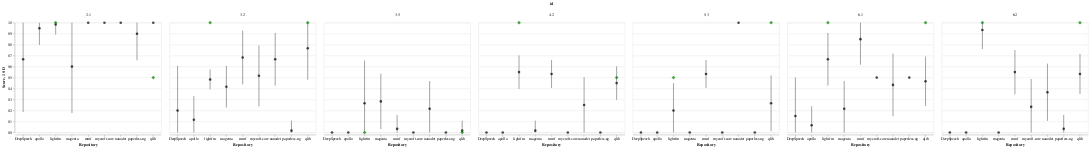

The notebook cell this image was saved under:
### Markdown cell above
Below shows the breakdown of item scores for each repository:  
(NOTE: only `lightfm` and `qlib` have ground truth, in green diamond)

### Code cell
generate_stat_plot(df_repo__stat, ground_truth=ground_truth, facet_col='id')

### Figure 1 — Vega-Lite specification as saved in the notebook (floating-point values rounded to 4 significant figures)
{"config": {"view": {"continuousWidth": 300, "continuousHeight": 300}}, "data": {"name": "data-caf9bb3136627b1b25d838f76432530c"}, "facet": {"column": {"field": "id", "type": "nominal"}}, "spec": {"layer": [{"layer": [{"mark": {"type": "point", "color": "black", "filled": true, "size": 50}, "encoding": {"x": {"axis": {"labelAngle": 0}, "field": "repo", "title": "Repository", "type": "ordinal"}, "y": {"field": "mean", "scale": {"domainMin": 0, "domainMax": 1}, "title": "Score", "type": "quantitative"}}, "transform": [{"calculate": "max(0, datum.mean-datum.std)", "as": "min"}, {"calculate": "min(1, datum.mean+datum.std)", "as": "max"}]}, {"mark": {"type": "errorbar"}, "encoding": {"x": {"field": "repo", "type": "ordinal"}, "y": {"field": "min", "title": "1 SD", "type": "quantitative"}, "y2": {"field": "max"}}, "transform": [{"calculate": "max(0, datum.mean-datum.std)", "as": "min"}, {"calculate": "min(1, datum.mean+datum.std)", "as": "max"}]}, {"mark": {"type": "point", "color": "green", "filled": true, "shape": "diamond", "size": 100}, "encoding": {"x": {"field": "repo", "type": "ordinal"}, "y": {"field": "score", "type": "quantitative"}}}]}], "width": 400}, "columns": 2, "$schema": "https://vega.github.io/schema/vega-lite/v5.17.0.json", "datasets": {"data-caf9bb3136627b1b25d838f76432530c": [{"repo": "DeepSpeech", "id": "2.1", "count": 30.0, "mean": 0.6667, "std": 0.4795, "score": null}, {"repo": "DeepSpeech", "id": "3.2", "count": 30.0, "mean": 0.2, "std": 0.4068, "score": null}, {"repo": "DeepSpeech", "id": "3.5", "count": 30.0, "mean": 0.0, "std": 0.0, "score": null}, {"repo": "DeepSpeech", "id": "4.2", "count": 30.0, "mean": 0.0, "std": 0.0, "score": null}, {"repo": "DeepSpeech", "id": "5.3", "count": 30.0, "mean": 0.0, "std": 0.0, "score": null}, {"repo": "DeepSpeech", "id": "6.1", "count": 30.0, "mean": 0.15, "std": 0.3511, "score": null}, {"repo": "DeepSpeech", "id": "6.2", "count": 30.0, "mean": 0.0, "std": 0.0, "score": null}, {"repo": "apollo", "id": "2.1", "count": 30.0, "mean": 0.95, "std": 0.1526, "score": null}, {"repo": "apollo", "id": "3.2", "count": 30.0, "mean": 0.1167, "std": 0.2151, "score": null}, {"repo": "apollo", "id": "3.5", "count": 30.0, "mean": 0.0, "std": 0.0, "score": null}, {"repo": "apollo", "id": "4.2", "count": 30.0, "mean": 0.0, "std": 0.0, "score": null}, {"repo": "apollo", "id": "5.3", "count": 30.0, "mean": 0.0, "std": 0.0, "score": null}, {"repo": "apollo", "id": "6.1", "count": 30.0, "mean": 0.06667, "std": 0.1729, "score": null}, {"repo": "apollo", "id": "6.2", "count": 30.0, "mean": 0.0, "std": 0.0, "score": null}, {"repo": "lightfm", "id": "2.1", "count": 30.0, "mean": 0.9833, "std": 0.09129, "score": 1.0}, {"repo": "lightfm", "id": "3.2", "count": 30.0, "mean": 0.4833, "std": 0.09129, "score": 1.0}, {"repo": "lightfm", "id": "3.5", "count": 30.0, "mean": 0.2667, "std": 0.388, "score": 0.0}, {"repo": "lightfm", "id": "4.2", "count": 30.0, "mean": 0.55, "std": 0.1526, "score": 1.0}, {"repo": "lightfm", "id": "5.3", "count": 30.0, "mean": 0.2, "std": 0.2491, "score": 0.5}, {"repo": "lightfm", "id": "6.1", "count": 30.0, "mean": 0.6667, "std": 0.2397, "score": 1.0}, {"repo": "lightfm", "id": "6.2", "count": 30.0, "mean": 0.9333, "std": 0.1729, "score": 1.0}, {"repo": "magenta", "id": "2.1", "count": 30.0, "mean": 0.6, "std": 0.4235, "score": null}, {"repo": "magenta", "id": "3.2", "count": 30.0, "mean": 0.4167, "std": 0.1895, "score": null}, {"repo": "magenta", "id": "3.5", "count": 30.0, "mean": 0.2833, "std": 0.252, "score": null}, {"repo": "magenta", "id": "4.2", "count": 30.0, "mean": 0.01667, "std": 0.09129, "score": null}, {"repo": "magenta", "id": "5.3", "count": 30.0, "mean": 0.0, "std": 0.0, "score": null}, {"repo": "magenta", "id": "6.1", "count": 30.0, "mean": 0.2167, "std": 0.252, "score": null}, {"repo": "magenta", "id": "6.2", "count": 30.0, "mean": 0.0, "std": 0.0, "score": null}, {"repo": "mmf", "id": "2.1", "count": 30.0, "mean": 1.0, "std": 0.0, "score": null}, {"repo": "mmf", "id": "3.2", "count": 30.0, "mean": 0.6833, "std": 0.2451, "score": null}, {"repo": "mmf", "id": "3.5", "count": 30.0, "mean": 0.03333, "std": 0.1269, "score": null}, {"repo": "mmf", "id": "4.2", "count": 30.0, "mean": 0.5333, "std": 0.1269, "score": null}, {"repo": "mmf", "id": "5.3", "count": 30.0, "mean": 0.5333, "std": 0.1269, "score": null}, {"repo": "mmf", "id": "6.1", "count": 30.0, "mean": 0.85, "std": 0.233, "score": null}, {"repo": "mmf", "id": "6.2", "count": 30.0, "mean": 0.55, "std": 0.2013, "score": null}, {"repo": "mycroft-core", "id": "2.1", "count": 30.0, "mean": 1.0, "std": 0.0, "score": null}, {"repo": "mycroft-core", "id": "3.2", "count": 30.0, "mean": 0.5167, "std": 0.278, "score": null}, {"repo": "mycroft-core", "id": "3.5", "count": 30.0, "mean": 0.0, "std": 0.0, "score": null}, {"repo": "mycroft-core", "id": "4.2", "count": 30.0, "mean": 0.0, "std": 0.0, "score": null}, {"repo": "mycroft-core", "id": "5.3", "count": 30.0, "mean": 0.0, "std": 0.0, "score": null}, {"repo": "mycroft-core", "id": "6.1", "count": 30.0, "mean": 0.5, "std": 0.0, "score": null}, {"repo": "mycroft-core", "id": "6.2", "count": 30.0, "mean": 0.2333, "std": 0.2537, "score": null}, {"repo": "nanodet", "id": "2.1", "count": 30.0, "mean": 1.0, "std": 0.0, "score": null}, {"repo": "nanodet", "id": "3.2", "count": 30.0, "mean": 0.6667, "std": 0.2397, "score": null}, {"repo": "nanodet", "id": "3.5", "count": 30.0, "mean": 0.2167, "std": 0.252, "score": null}, {"repo": "nanodet", "id": "4.2", "count": 30.0, "mean": 0.25, "std": 0.2543, "score": null}, {"repo": "nanodet", "id": "5.3", "count": 30.0, "mean": 1.0, "std": 0.0, "score": null}, {"repo": "nanodet", "id": "6.1", "count": 30.0, "mean": 0.4333, "std": 0.2857, "score": null}, {"repo": "nanodet", "id": "6.2", "count": 30.0, "mean": 0.3667, "std": 0.2604, "score": null}, {"repo": "paperless-ng", "id": "2.1", "count": 30.0, "mean": 0.9, "std": 0.2421, "score": null}, {"repo": "paperless-ng", "id": "3.2", "count": 30.0, "mean": 0.01667, "std": 0.09129, "score": null}, {"repo": "paperless-ng", "id": "3.5", "count": 30.0, "mean": 0.0, "std": 0.0, "score": null}, {"repo": "paperless-ng", "id": "4.2", "count": 30.0, "mean": 0.0, "std": 0.0, "score": null}, {"repo": "paperless-ng", "id": "5.3", "count": 30.0, "mean": 0.0, "std": 0.0, "score": null}, {"repo": "paperless-ng", "id": "6.1", "count": 30.0, "mean": 0.5, "std": 0.0, "score": null}, {"repo": "paperless-ng", "id": "6.2", "count": 30.0, "mean": 0.03333, "std": 0.1269, "score": null}, {"repo": "qlib", "id": "2.1", "count": 30.0, "mean": 1.0, "std": 0.0, "score": 0.5}, {"repo": "qlib", "id": "3.2", "count": 30.0, "mean": 0.7667, "std": 0.2857, "score": 1.0}, {"repo": "qlib", "id": "3.5", "count": 30.0, "mean": 0.01667, "std": 0.09129, "score": 0.0}, {"repo": "qlib", "id": "4.2", "count": 30.0, "mean": 0.45, "std": 0.1526, "score": 0.5}, {"repo": "qlib", "id": "5.3", "count": 30.0, "mean": 0.2667, "std": 0.2537, "score": 1.0}, {"repo": "qlib", "id": "6.1", "count": 30.0, "mean": 0.4667, "std": 0.2249, "score": 1.0}, {"repo": "qlib", "id": "6.2", "count": 30.0, "mean": 0.5333, "std": 0.1826, "score": 1.0}]}}
